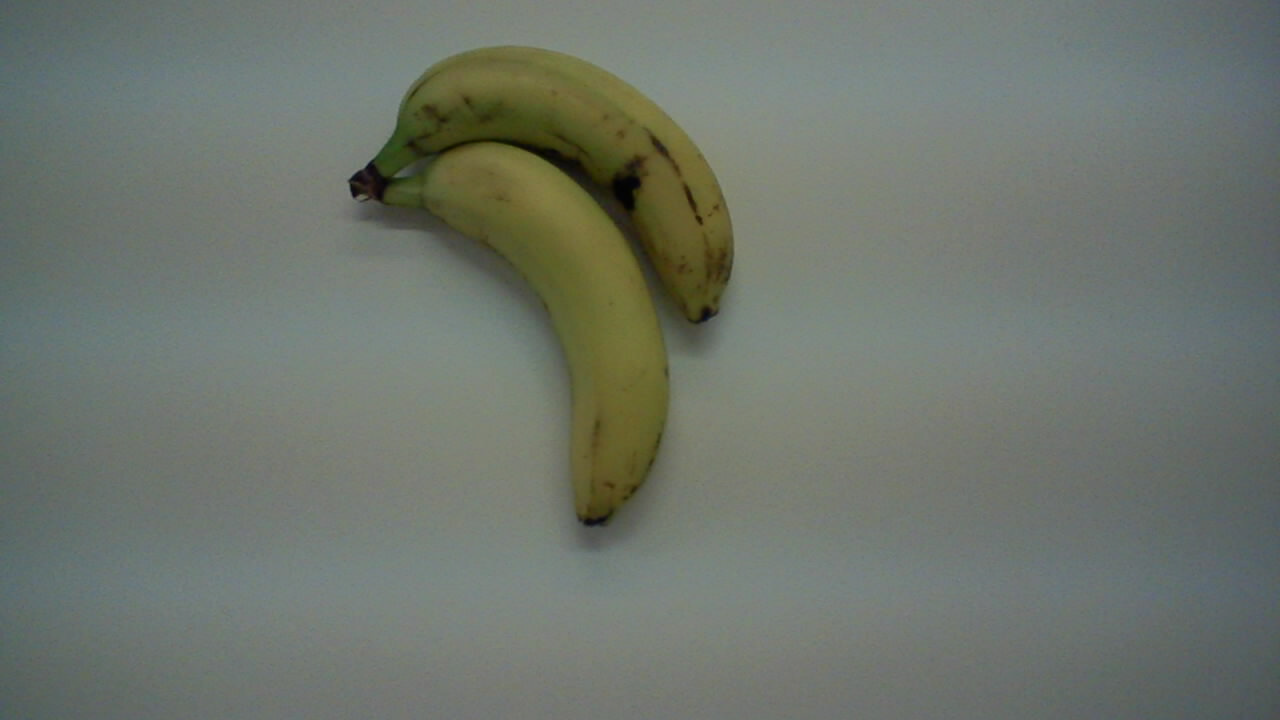
#> input picture test1.jpg, 1280 x 720 px
$ python -i KMeans_Watershed_2.py   (imports and definitions only)   (older library calls are emulated)
#> lines starting #> are read from the running program, lines starting #| are printed output that depends on the picture; after the words box and inside, x2 and y2 are one past the last pixel; in counts of white or black regions, pixels touching at a corner belong together
import numpy as np
import cv2
from sklearn.cluster import KMeans
from skimage.feature import peak_local_max
from skimage.morphology import watershed
from scipy import ndimage

'''
def mkdir(path):
    # delete space
    path=path.strip()
    # delete possible "\\" symbols
    path=path.rstrip("\\")

    isExists=os.path.exists(path)
    if not isExists:
        print(path+' successfully made.')
        os.makedirs(path)
        return True
    else:
        print(path+' already exists.')
        return False

# construct the argument parse and parse the arguments
ap = argparse.ArgumentParser()
ap.add_argument("-i", "--image", required=True,
    help="path to input image")
args = vars(ap.parse_args())
'''


def main(path):
    # load the image and perform pyramid mean shift filtering
    # to aid the thresholding step
    # print(path)
#> called with path = 'test1.jpg'
    inputImage = cv2.imread(path)
#> inputImage is the input picture: shape (720, 1280, 3); mean B, G, R 108.4, 117.2, 110.4
    reduced_inputImage = cv2.resize(inputImage, (0, 0), fx=0.4, fy=0.4, interpolation=cv2.INTER_AREA)
    shifted = cv2.pyrMeanShiftFiltering(reduced_inputImage, 20, 50)
    # cv2.imshow('test',shifted)
    m, n = shifted.shape[:2]
#> m = 288; n = 512
    # shifted = inputImage.copy()
    # cv2.imshow("MS",shifted)


    gray = cv2.cvtColor(shifted, cv2.COLOR_BGR2GRAY)
    ret, label = cv2.threshold(gray, 0, 255, cv2.THRESH_BINARY_INV + cv2.THRESH_OTSU)
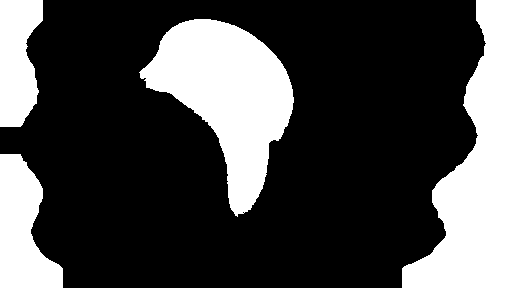
#> label: shape (288, 512); 28.1% white; 4 white regions, box (x1, y1, x2, y2) and area: (402, 0, 512, 288) 16207, (139, 19, 294, 217) 15347, (0, 154, 63, 288) 5532, (0, 0, 43, 127) 4310
#> ret = 109

    new_pic = np.zeros((n, m), dtype=np.uint8)
    for i in range(n):
        for j in range(m):
            new_pic[i][j] = 255 if label[j][i] else 0  # rotation
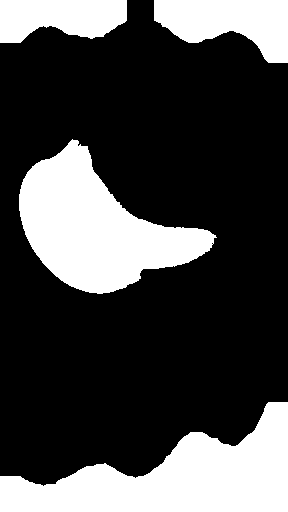
#> new_pic: shape (512, 288); 28.1% white; 4 white regions, box (x1, y1, x2, y2) and area: (0, 402, 288, 512) 16207, (19, 139, 217, 294) 15347, (154, 0, 288, 63) 5532, (0, 0, 127, 43) 4310

    # [9 lines of commented-out code are left out]
    if new_pic[0, 0] == 255:
        for i in range(n):
            for j in range(m):
                new_pic[i, j] = 255 - new_pic[i, j]
    # cv2.imshow("tmp", new_pic)
    kernel = cv2.getStructuringElement(cv2.MORPH_RECT, (7, 7))
    # closed = cv2.morphologyEx(shifted_tmp, cv2.MORPH_CLOSE, kernel)
    # cv2.imshow("Close",closed);
    opened = cv2.morphologyEx(new_pic, cv2.MORPH_OPEN, kernel)
#> opened: shape (512, 288); 71.9% white; 4 black regions, box (x1, y1, x2, y2) and area: (0, 402, 288, 512) 16224, (19, 139, 217, 294) 15358, (154, 0, 288, 63) 5537, (0, 0, 127, 43) 4314
    cv2.imshow("Open", opened);


    D = ndimage.distance_transform_edt(opened)
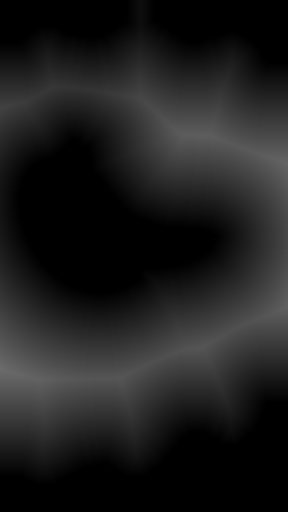
#> D: shape (512, 288) float64; min 0, max 107.1, mean 30.2
    localMax = peak_local_max(D, indices=False, min_distance=20,
                              labels=opened)
#> localMax: shape (512, 288) bool; 0% white in thin lines or dots, all inside (x1, y1, x2, y2) = (20, 103, 268, 379)

    markers = ndimage.label(localMax, structure=np.ones((3, 3)))[0]
#> markers: shape (512, 288) int32; 8 distinct labels, from 0 to 7
    labels = watershed(-D, markers, mask=opened)
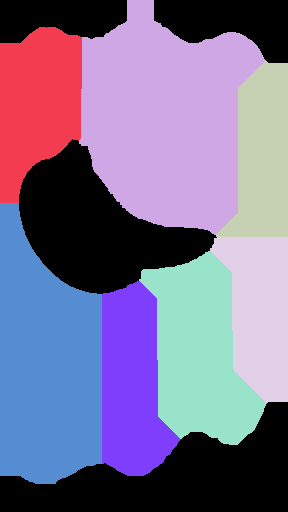
#> labels: shape (512, 288) int32; 8 distinct labels, from 0 to 7; one colour per label, 0 black

    # subimage_path = path+"_subdir"
    # mkdir(subimage_path)

    k = 0
    sub_images = []
    for label in np.unique(labels):
        # if the label is zero, we are examining the 'background'
        # so simply ignore it
        if label == 0:
            continue

        # otherwise, allocate memory for the label region and draw
        # it on the mask
        mask = np.zeros(new_pic.shape, dtype="uint8")
        mask[labels == label] = 255

        # detect contours in the mask and grab the largest one
        cnts = cv2.findContours(mask.copy(), cv2.RETR_EXTERNAL,
                                cv2.CHAIN_APPROX_SIMPLE)[-2]
        c = max(cnts, key=cv2.contourArea)

        # draw a circle enclosing the object
        ((x, y), r) = cv2.minEnclosingCircle(c)
        if r < 20:
            continue
        # cv2.circle(tmp, (int(x), int(y)), int(r), (0, 255, 0), 2)

        # cv2.putText(tmp, "#{}".format(k+1), (int(x) - 10, int(y)),
        #	cv2.FONT_HERSHEY_SIMPLEX, 0.6, (0, 0, 255), 2)


        y1 = int(x) - int(r)
        y2 = int(x) + int(r)
        x1 = int(y) - int(r)
        x2 = int(y) + int(r)
        index = [x1, x2, y1, y2]
        for i in range(4):
            if index[i] < 0:
                index[i] = 0
        print(index)
        sub_image = reduced_inputImage[index[2]:index[3], index[0]:index[1]]
        sub_image = cv2.resize(sub_image, dsize=(200, 200))
        sub_images.append(sub_image)
        cv2.imshow("test%s" % k, sub_image)
        k = k + 1
#> this loop made 8 passes
#> (x, y, r, y1, y2, x1, x2) on passes 2 to 8: (35.32, 117, 92.09, -57, 127, 24, 208), (171, 117, 125, 46, 296, -8, 242), (251.5, 149.5, 93.5, 158, 344, 56, 242), (251.6, 319, 89.31, 162, 340, 230, 408), (200.9, 350.7, 100.1, 100, 300, 250, 450), (27.5, 343, 142.7, -115, 169, 201, 485), (135, 378.1, 97.21, 38, 232, 281, 475)
#| [24, 208, 0, 127]
#| [0, 242, 46, 296]
#| [56, 242, 158, 344]
#| [230, 408, 162, 340]
#| [250, 450, 100, 300]
#| [201, 485, 0, 169]
#| [281, 475, 38, 232]
#> pass 2, in main, `sub_image = cv2.resize(sub_image, dsize=(200, 200))`:
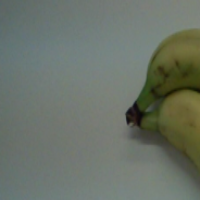
#> sub_image: shape (200, 200, 3); mean B, G, R 103.6, 114.4, 106.5
#> pass 3, in main, `sub_image = reduced_inputImage[index[2]:index[3], index[0]:index[1]]`:
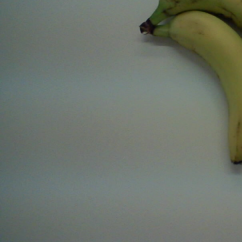
#> sub_image: shape (242, 242, 3); mean B, G, R 106.3, 116.2, 109.1
#> after the loop:
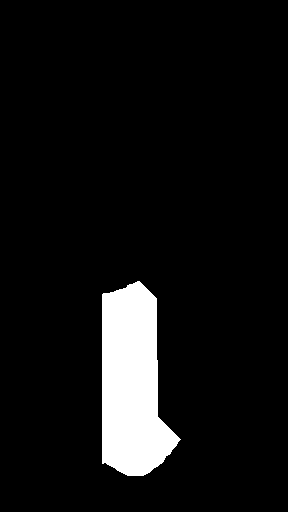
#> mask: shape (512, 288); 7.3% white; 1 white region, box (x1, y1, x2, y2) and area: (102, 281, 181, 476) 10759
#> after the loop, k = 7; sub_images = 7 items

    print("[INFO] {} unique segments found".format(k))
#| [INFO] 7 unique segments found
    # show the output image
    #	cv2.imshow("Output", tmp)
    #	cv2.waitKey(0)

    return sub_images, k

>>> result = main('test1.jpg')
